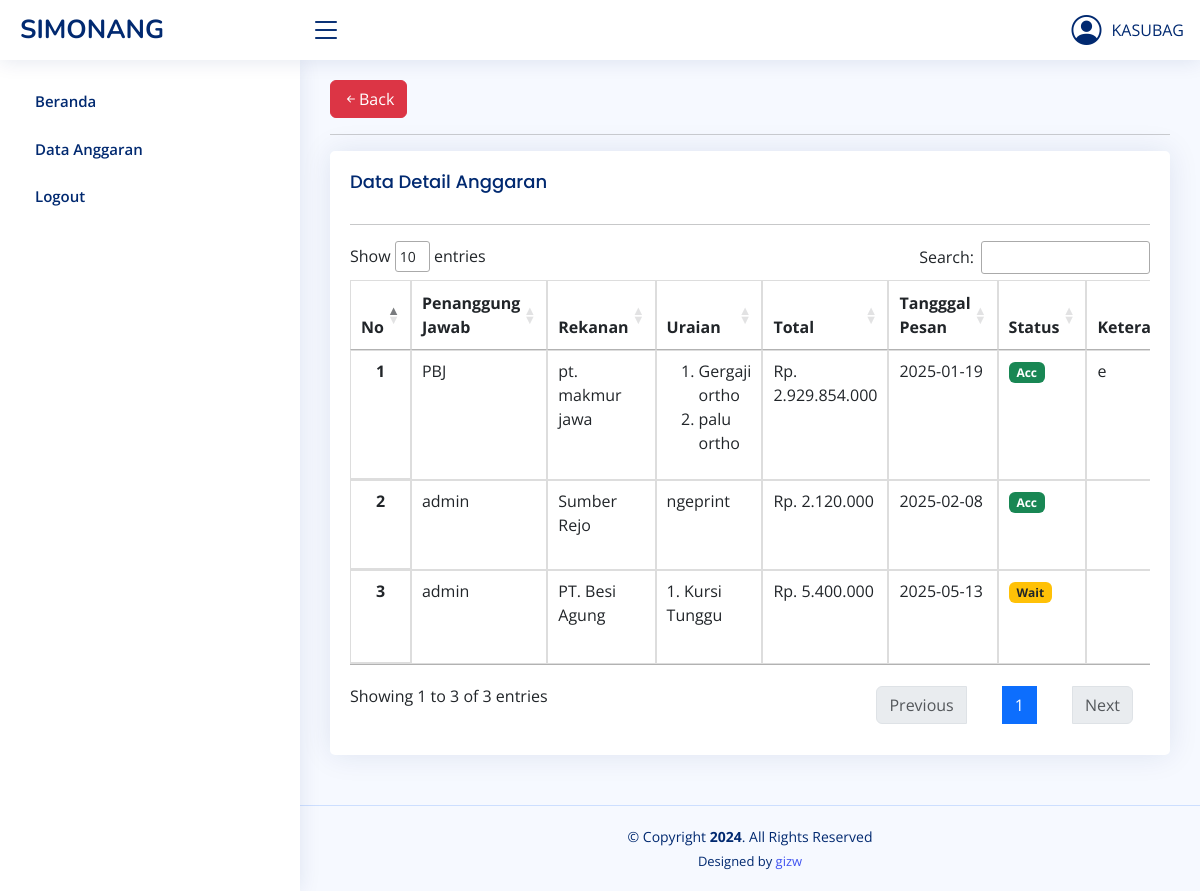
/detail_anggaran.php?id_anggaran=1 (signed in), run on the app's committed database.
### tables this page shows
CREATE TABLE `detail_anggaran` (
  `id_detail_anggaran` int(11) NOT NULL,
  `id_pengguna` int(11) NOT NULL,
  `id_anggaran` int(11) NOT NULL,
  `rekanan` text NOT NULL,
  `uraian` text NOT NULL,
  `total` bigint(15) NOT NULL,
  `bukti` text NOT NULL,
  `tgl_pesan` date NOT NULL,
  `tgl_update` timestamp NOT NULL DEFAULT current_timestamp() ON UPDATE current_timestamp(),
  `keterangan` text NOT NULL,
  `status` enum('Acc','Wait','Decline') NOT NULL
);

CREATE TABLE `pengguna` (
  `id_pengguna` int(11) NOT NULL,
  `nama` varchar(100) NOT NULL,
  `username` varchar(100) NOT NULL,
  `password` varchar(100) NOT NULL,
  `role` varchar(100) NOT NULL,
  `foto` text NOT NULL
);

### detail_anggaran.php (the view, shortened to what this page needs)
<?php include('head.php'); ?>
<body>
    <?php include('side_bar.php'); ?>
    <main id="main" class="main">
        <section class="section">
            <div class="row">
                <div class="col-lg-12"><a href="anggaran.php" class="btn btn-danger"><i class="bi bi-arrow-left-short"></i>Back</a><hr>
                    <div class="card">
                        <div class="card-body">
                            <h5 class="card-title">Data Detail Anggaran</h5>
                            <?php
                            $id_anggaran = $_GET['id_anggaran'];
                            $row = $query->fetch_array();?>
                            <hr>
                             <div class="table-responsive">
                            <table class="table datatable">
                                <thead>
                                    <tr>
                                        <th scope="col">No</th>
                                        <th scope="col">Penanggung Jawab</th>
                                        <th scope="col">Rekanan</th>
                                        <th scope="col">Uraian</th>
                                        <th scope="col">Total</th>
                                        <th scope="col">Tangggal Pesan</th>
                                        <th scope="col">Status</th>
                                        <th scope="col">Keterangan</th>
                                    </tr>
                                </thead>
                                <tbody>
                                    <?php
                                        require 'dbcon.php';
                                        $no = 1;
                                        $query = $conn->query("SELECT detail_anggaran.*, pengguna.nama FROM detail_anggaran
                                                                            join pengguna on detail_anggaran.id_pengguna=pengguna.id_pengguna
                                                                            where detail_anggaran.id_anggaran='$id_anggaran'");
                                        while ($row = $query->fetch_array()) {
                                    ?>
                                    <tr>
                                        <th scope="row"><?php echo $no++; ?></th>
                                        <td><?php echo $row['nama']; ?></td>
                                        <td><?php echo $row['rekanan']; ?></td>
                                        <td><?php echo $row['uraian']; ?></td>
                                        <td><?php echo 'Rp. '.number_format($row['total'], 0, ",", ".");?></td>
                                        <td><?php echo $row['tgl_pesan']; ?></td>
                                        <td>
                                        <?php
                                            $status = $row['status'];
                                            $class = '';
                                            switch($status) {
                                                case 'Acc':
                                                    $class = 'badge bg-success';
                                                    break;
                                                case 'Wait':
                                                    $class = 'badge bg-warning text-dark';
                                                    break;
                                            }
                                        ?>
                                        <span class="<?php echo $class; ?>">
                                            <?php echo $status; ?>
                                        </span>
                                        </td>
                                        <td><?php echo $row['keterangan']; ?></td>
                                    </tr>
                                    <?php
                                        }
                                    ?>
                                </tbody>
                            </table>
                        </div>
                        </div>
                    </div>
                </div>
            </div>
        </section>
    </main>
    <?php include('footer.php'); ?>
</body>
</html>

### assets/css/style.css (style rules this page uses)
:root { scroll-behavior: smooth; }
body { font-family: "Open Sans", sans-serif; background: #f6f9ff; color: #444444; }
a { color: #4154f1; text-decoration: none; }
h1, h2, h3, h4, h5, h6 { font-family: "Nunito", sans-serif; }
#main { margin-top: 60px; padding: 20px 30px; transition: all 0.3s; }
.card { margin-bottom: 30px; border: none; border-radius: 5px; box-shadow: 0px 0 30px rgba(1, 41, 112, 0.1); }
.card-title { padding: 20px 0 15px 0; font-size: 18px; font-weight: 500; color: #012970; font-family: "Poppins", sans-serif; }
.card-body { padding: 0 20px 20px 20px; }
@media (min-width: 1200px) { #main, #footer { margin-left: 300px; } }

### head.php (style rules this page uses)
table.datatable { border-collapse: collapse; }
table.datatable th, table.datatable td { border: 1px solid #ddd; padding: 8px; }
table.datatable th { font-weight: bold; border-bottom: 2px solid #ddd; text-align:center; }
table.datatable tr:nth-child(even) { background-color: #f9f9f9; }

### data on the page
detail_anggaran: id_pengguna.nama "PBJ", rekanan "pt. makmur jawa", uraian "Gergaji ortho palu ortho", total "2.929.854.000", tgl_pesan "2025-01-19", status "Acc", keterangan "e"
detail_anggaran: id_pengguna.nama "admin", rekanan "Sumber Rejo", uraian "ngeprint", total "2.120.000", tgl_pesan "2025-02-08", status "Acc"
detail_anggaran: id_pengguna.nama "admin", rekanan "PT. Besi Agung", uraian "1. Kursi Tunggu", total "5.400.000", tgl_pesan "2025-05-13", status "Wait"

### other printed values
$_SESSION['NAMA'] "KASUBAG"
